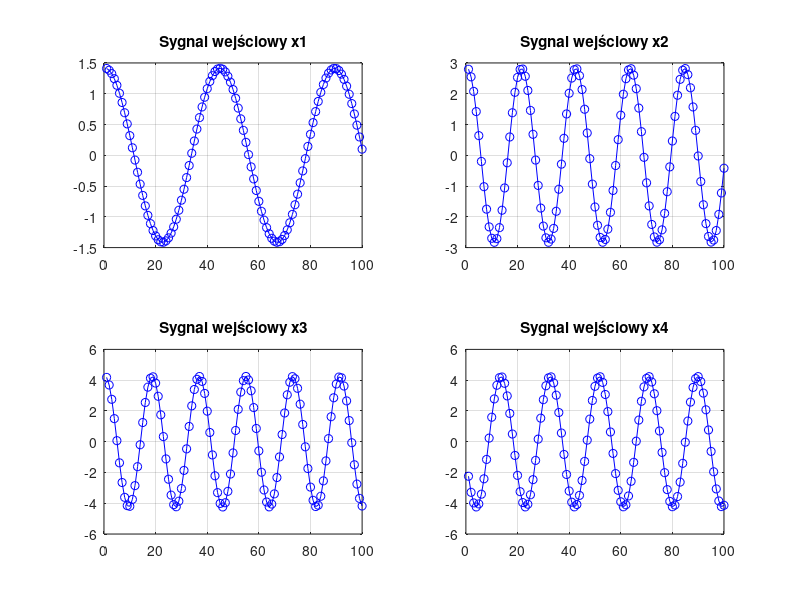
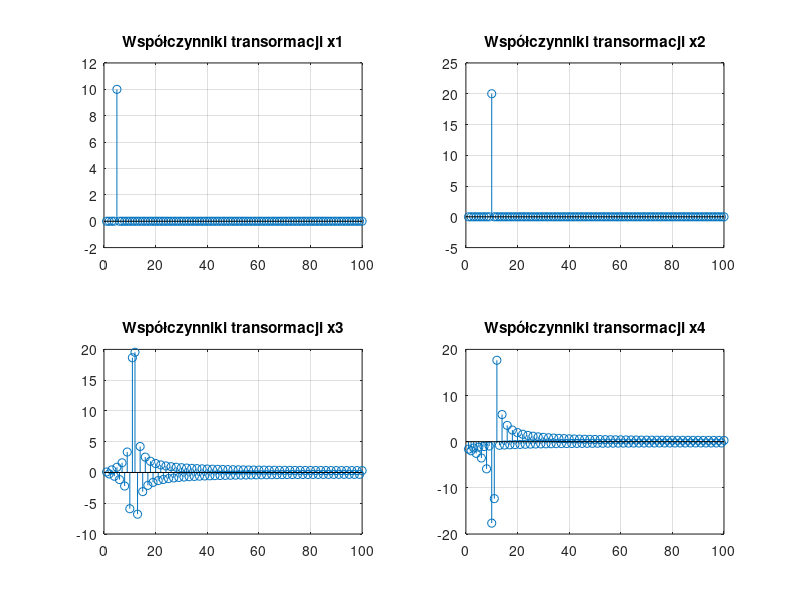
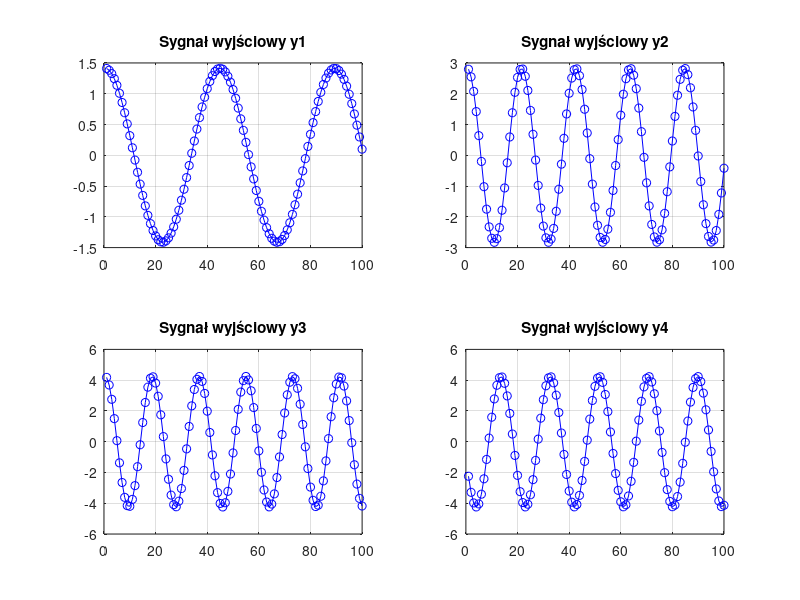
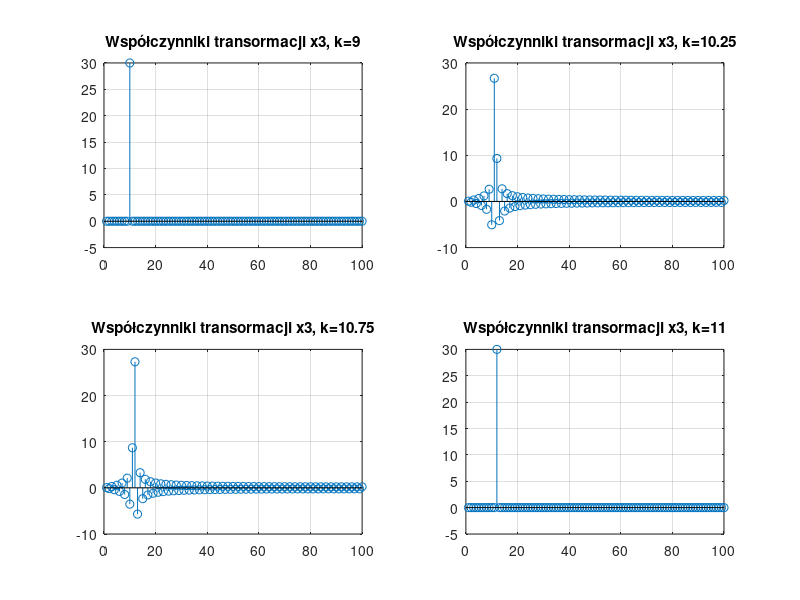

Reproduce these figures in MATLAB, in order.
clear all; close all
% Orthogonal matrix for DCT-IV orthogonal transform
N = 100;                                    % wymiar macierzy kwadratowej, 25, 100
k = (0:N-1); 
n = (0:N-1);                     % k-kolumny/funkcje, n-wiersze/probki
S = sqrt(2/N)*cos(pi/N*(n'+1/2)*(k+1/2));   % macierz syntezy
A = S';                                     % macierz analizy: transpozycja i sprzezenie S

% S*A, pause % sprawdzenie ortogonalnosci: macierz z jedynkami na przekatnej?

x1 = 10*S(:,5);                                          % sygnal #1
x2 = 20*S(:,10);                                         % sygnal #2
x3 = 30*sqrt(2/N)*cos(pi/N*(n'  +1/2)*(10.5+1/2) );      % sygnal #3
x4 = 30*sqrt(2/N)*cos(pi/N*(n' +N/4+1/2)*(10 +1/2) );    % sygnal #4
x5 = randn(1,N);                                        x5=x5';     % sygnal #5
x = x4;                                                  % + x2; % wybor x1, x2, x3, x4, x1+x2, x1+x3, x1+x4

figure; % sygnał wejściowy
subplot(221); plot(x1,'bo-'); title('Sygnal wejściowy x1'); grid;              % rysunek sygnalu wejsciowego
subplot(222); plot(x2,'bo-'); title('Sygnal wejściowy x2'); grid;              % rysunek sygnalu wejsciowego
subplot(223); plot(x3,'bo-'); title('Sygnal wejściowy x3'); grid;              % rysunek sygnalu wejsciowego
subplot(224); plot(x4,'bo-'); title('Sygnal wejściowy x4'); grid;              % rysunek sygnalu wejsciowego

c = A*x; % analiza sygnalu: wyznaczenie wspolczynnikow transformacji      
figure; % pokazanie wspolczynnikow transformacji
subplot(221); stem(A*x1); title('Współczynniki transormacji x1'); grid;      
subplot(222); stem(A*x2); title('Współczynniki transormacji x2'); grid;
subplot(223); stem(A*x3); title('Współczynniki transormacji x3'); grid;
subplot(224); stem(A*x4); title('Współczynniki transormacji x4'); grid;
%c(5) = 0;                  % opcjonalne usuniecie skladowej x3 z sygnalu

y = S*c;                    % synteza sygnalu: suma przeskalowanych funkcji bazowych

figure; % rysunek sygnalu wyjsciowego
subplot(221); plot(S*(A*x1),'bo-'); title('Sygnał wyjściowy y1'); grid;        
subplot(222); plot(S*(A*x2),'bo-'); title('Sygnał wyjściowy y2'); grid;
subplot(223); plot(S*(A*x3),'bo-'); title('Sygnał wyjściowy y3'); grid;
subplot(224); plot(S*(A*x4),'bo-'); title('Sygnał wyjściowy y4'); grid;


error = max(abs(x1.'-y));   % blad odtworzenia/rekonstrukcji sygnalu
errorAVg = mean(error)

pause; close all;
S =     sqrt(2/N)*cos(pi/N*(n'  +1/2    )*(k    + 1/2));    % macierz syntezy

figure; %sygnał 3 rozne k - parametr czestotliwosci
x3 = 30*sqrt(2/N)*cos(pi/N*(n'  +1/2    )*(9     + 1/2));   
subplot(221); stem(A*x3); title('Współczynniki transormacji x3, k=9'); grid;
x3 = 30*sqrt(2/N)*cos(pi/N*(n'  +1/2    )*(10.25 + 1/2));    
subplot(222); stem(A*x3); title('Współczynniki transormacji x3, k=10.25'); grid;
x3 = 30*sqrt(2/N)*cos(pi/N*(n'  +1/2    )*(10.75 + 1/2));    
subplot(223); stem(A*x3); title('Współczynniki transormacji x3, k=10.75'); grid;
x3 = 30*sqrt(2/N)*cos(pi/N*(n'  +1/2    )*(11    + 1/2));    
subplot(224); stem(A*x3); title('Współczynniki transormacji x3, k=11'); grid;


S =     sqrt(2/N)*cos(pi/N*(n'  +1/2    )*(k + 1/2));    % macierz syntezy
figure; %sygnał 3 rozne n - parametr czasu
x4 = 30*sqrt(2/N)*cos(pi/N*(n' +1/2)*(0 +1/2) );   
subplot(221); stem(A*x4); title('Współczynniki transormacji x4, n=0'); grid;
x4 = 30*sqrt(2/N)*cos(pi/N*(n' +1/2+1/2)*(0.5 +1/2) );    
subplot(222); stem(A*x4); title('Współczynniki transormacji x4, n=0.5'); grid;
x4 = 30*sqrt(2/N)*cos(pi/N*(n' +1+1/2)*(1 +1/2) );  
subplot(223); stem(A*x4); title('Współczynniki transormacji x4, n=1'); grid;
x4 = 30*sqrt(2/N)*cos(pi/N*(n' +10+1/2)*(10 +1/2) );
subplot(224); stem(A*x4); title('Współczynniki transormacji x4, n=10'); grid;







